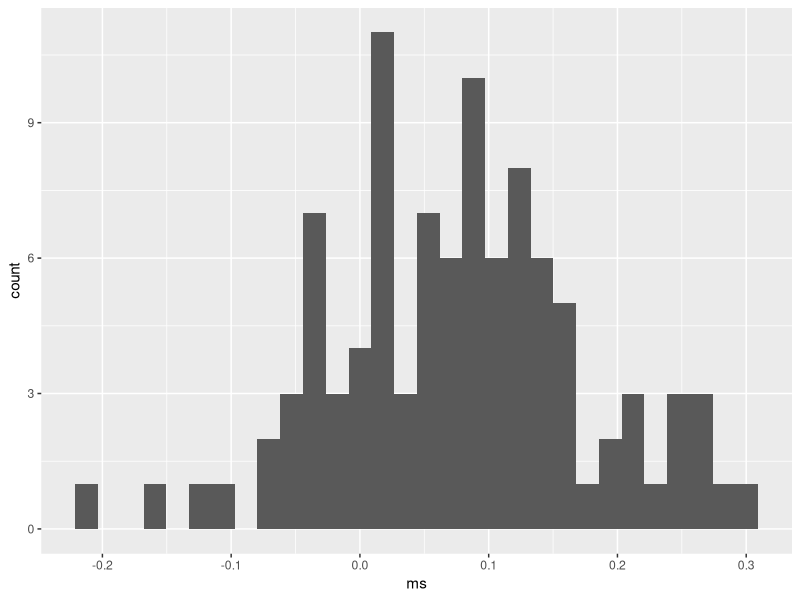

The R source for this figure:
## ---- chunk 1
knitr::opts_chunk$set(warning = FALSE, 
                      echo = TRUE, 
                      message = FALSE)
## ---- chunk 2
library(tidyverse)
library(MASS)
library(ggthemes) 
## ---- chunk 3
iris%>%str
## ---- chunk 4
iris$Species%>%levels
## ---- chunk 5
m.full <- lm(Sepal.Length ~ ., data=iris) 
summary(m.full)
## ---- chunk 6
m.reduced <- step(m.full, direction="backward")
summary(m.reduced)
## ---- chunk 7
sple = rnorm(100,0,1)
m = sple%>%mean() 
m
## ---- chunk 8
sple = rnorm(100,0,1)
m = sple%>%mean() 
m
## ---- chunk 9
ms = numeric() 
for(i in 1:100){
ms[i] = sample(sple,100, replace = TRUE)%>%mean() }
ggplot(tibble(ms),aes(x=ms))+geom_histogram()
